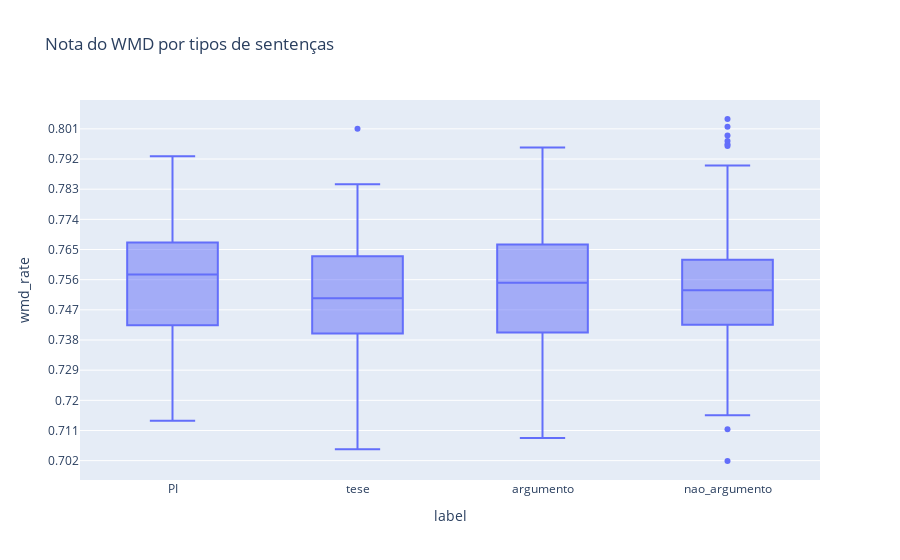

The code cell stored with this chart in its notebook:
### Code cell
f = px.box(all_indicators_df, y='wmd_rate', x='label', title="Nota do WMD por tipos de sentenças")
f.update_yaxes(
    dtick=0.009
)
f.show()

### Figure 1 — Plotly figure (JSON) as saved in the notebook; plotly's stock layout.template omitted (floating-point values rounded to 4 significant figures; data arrays with more than 128 entries replaced by an {"elided": "..."} marker saying what was removed)
{"data": [{"alignmentgroup": "True", "hovertemplate": "label=%{x}<br>wmd_rate=%{y}<extra></extra>", "legendgroup": "", "marker": {"color": "#636efa"}, "name": "", "notched": false, "offsetgroup": "", "orientation": "v", "showlegend": false, "type": "box", "x": {"elided": "593 str values"}, "x0": " ", "xaxis": "x", "y": {"elided": "593 float values"}, "y0": " ", "yaxis": "y"}], "layout": {"boxmode": "group", "legend": {"tracegroupgap": 0}, "title": {"text": "Nota do WMD por tipos de sentenças"}, "xaxis": {"anchor": "y", "domain": [0, 1], "title": {"text": "label"}}, "yaxis": {"anchor": "x", "domain": [0, 1], "dtick": 0.009, "title": {"text": "wmd_rate"}}}}
